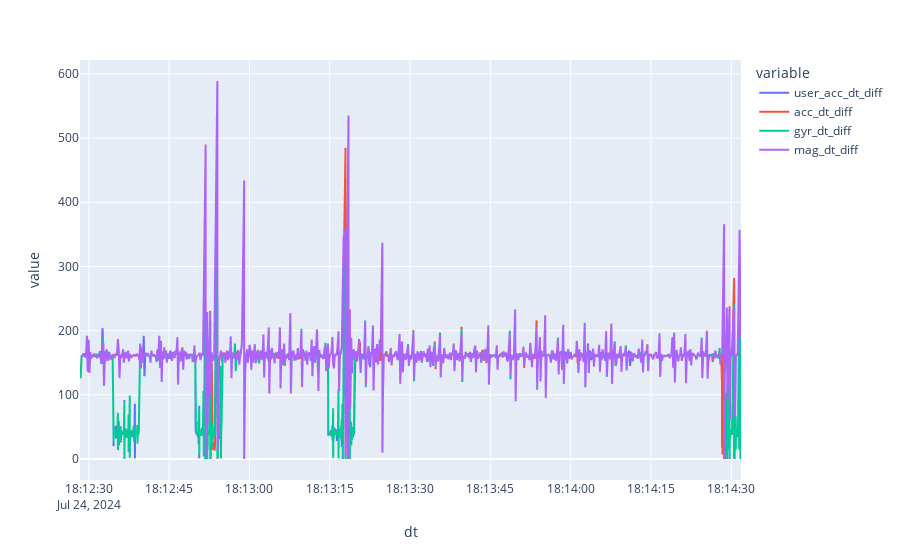

Notebook code cell kept with this figure:
### Code cell
fig = px.line(df, x='dt', y=['user_acc_dt_diff','acc_dt_diff','gyr_dt_diff','mag_dt_diff'])
fig.update_traces(connectgaps=True)
fig.show()

### Figure 1 — Plotly figure (JSON) as saved in the notebook; plotly's stock layout.template omitted (floating-point values rounded to 4 significant figures; data arrays with more than 128 entries replaced by an {"elided": "..."} marker saying what was removed)
{"data": [{"connectgaps": true, "hovertemplate": "variable=user_acc_dt_diff<br>dt=%{x}<br>value=%{y}<extra></extra>", "legendgroup": "user_acc_dt_diff", "line": {"color": "#636efa", "dash": "solid"}, "marker": {"symbol": "circle"}, "mode": "lines", "name": "user_acc_dt_diff", "showlegend": true, "type": "scattergl", "x": {"elided": "3831 str values"}, "xaxis": "x", "y": {"elided": "3831 int values"}, "yaxis": "y"}, {"connectgaps": true, "hovertemplate": "variable=acc_dt_diff<br>dt=%{x}<br>value=%{y}<extra></extra>", "legendgroup": "acc_dt_diff", "line": {"color": "#EF553B", "dash": "solid"}, "marker": {"symbol": "circle"}, "mode": "lines", "name": "acc_dt_diff", "showlegend": true, "type": "scattergl", "x": {"elided": "3831 str values"}, "xaxis": "x", "y": {"elided": "3831 int values"}, "yaxis": "y"}, {"connectgaps": true, "hovertemplate": "variable=gyr_dt_diff<br>dt=%{x}<br>value=%{y}<extra></extra>", "legendgroup": "gyr_dt_diff", "line": {"color": "#00cc96", "dash": "solid"}, "marker": {"symbol": "circle"}, "mode": "lines", "name": "gyr_dt_diff", "showlegend": true, "type": "scattergl", "x": {"elided": "3831 str values"}, "xaxis": "x", "y": {"elided": "3831 int values"}, "yaxis": "y"}, {"connectgaps": true, "hovertemplate": "variable=mag_dt_diff<br>dt=%{x}<br>value=%{y}<extra></extra>", "legendgroup": "mag_dt_diff", "line": {"color": "#ab63fa", "dash": "solid"}, "marker": {"symbol": "circle"}, "mode": "lines", "name": "mag_dt_diff", "showlegend": true, "type": "scattergl", "x": {"elided": "3831 str values"}, "xaxis": "x", "y": {"elided": "3831 int values"}, "yaxis": "y"}], "layout": {"legend": {"title": {"text": "variable"}, "tracegroupgap": 0}, "margin": {"t": 60}, "xaxis": {"anchor": "y", "domain": [0, 1], "title": {"text": "dt"}}, "yaxis": {"anchor": "x", "domain": [0, 1], "title": {"text": "value"}}}}
